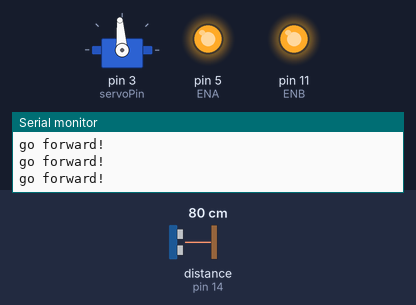
Recording of a sketch running on a simulated Arduino Uno, built with avr-gcc and run on an emulated ATmega328P. Shown: servo, output pins drawn as LEDs (lit = HIGH), the last lines printed to the serial monitor. The test bench sets the inputs (shaded band); at power-on: distance to the obstacle (sensor on pin 14) 80 cm. The echo pulse lasts 58.3 µs per cm.

Above: at 1.2 s.
1.3 s: distance to the obstacle (sensor on pin 14) set to 29 cm
4.3 s: distance to the obstacle (sensor on pin 14) set to 22 cm
At 5.2 s:
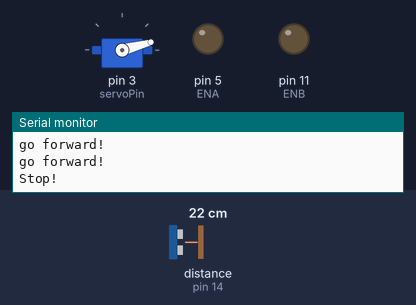
At 8.4 s:
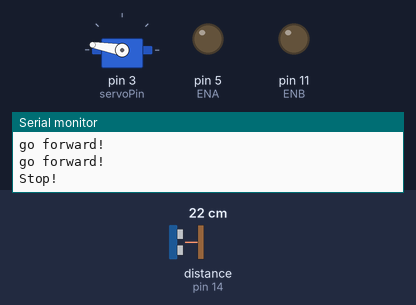
Timing chart, 0 to 16.3 s (numbered marks = the images above; inputs shaded):
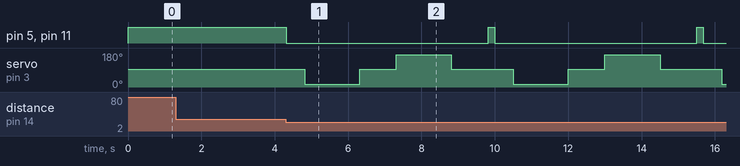

Measured:
- the behaviour switches between 26 and 25 cm on distance to the obstacle (sensor on pin 14) (found by bisection; images 0 and 1)
- after the input at 4.3 s, pin 5 (ENA), pin 11 (ENB): alternates HIGH for 0.18 s and LOW for 5.5 s, starting at once; servo on pin 3 (servoPin): 94° → 15° after 0.51 s, → 94° 1.5 s later, → 170° 1.0 s later, → 94° 1.5 s later, … (9 changes in this stretch)

The sketch:

Obstacle_Avoidance_Car.ino
```cpp
//www.elegoo.com
//warningdist16.09.23
extern int servoPin;
extern const byte Trig, Echo;
#include <Servo.h> //servo library
Servo myservo; // create servo object to control servo
#define warningdist 25

int ABS = 255;

#include <NewPing.h>
#define warningdist 25
NewPing sonar(15, 14, 200);
long middleDistance, rightDistance, leftDistance;
int forangle = 94;
int leftangle = 170;
int rightangle = 15;

extern int ENA;
extern int ENB;
extern int in1;
extern int in2;
extern int in3;
extern int in4;

void _mForward()
{
    analogWrite(ENA,ABS);
    analogWrite(ENB,ABS);
    digitalWrite(in1,HIGH);//digital output
    digitalWrite(in2,LOW);
    digitalWrite(in3,LOW);
    digitalWrite(in4,HIGH);
    Serial.println("go forward!");
}

void _mBack()
{
    analogWrite(ENA,ABS);
    analogWrite(ENB,ABS);
    digitalWrite(in1,LOW);
    digitalWrite(in2,HIGH);
    digitalWrite(in3,HIGH);
    digitalWrite(in4,LOW);
    Serial.println("go back!");
}

void _mleft()
{
    analogWrite(ENA,ABS);
    analogWrite(ENB,ABS);
    digitalWrite(in1,HIGH);
    digitalWrite(in2,LOW);
    digitalWrite(in3,HIGH);
    digitalWrite(in4,LOW);
    Serial.println("go left!");
}

void _mright()
{
    analogWrite(ENA,ABS);
    analogWrite(ENB,ABS);
    digitalWrite(in1,LOW);
    digitalWrite(in2,HIGH);
    digitalWrite(in3,LOW);
    digitalWrite(in4,HIGH);
    Serial.println("go right!");
}
void _mStop()
{
    digitalWrite(ENA,LOW);
    digitalWrite(ENB,LOW);
    Serial.println("Stop!");
}


void setup() {
  Serial.begin (9600);
  // Set the pin directions
  pinMode(Trig, OUTPUT);
  pinMode(Echo, INPUT);
  myservo.attach(servoPin);

}


void loop()
{
    myservo.write(forangle);//setservo position according to scaled value
    //delay(5);
    middleDistance = sonar.ping_cm();
    #ifdef send
    Serial.print("middleDistance=");
    Serial.println(middleDistance);
    #endif

    if(middleDistance<=warningdist)
    {
      _mStop();
      delay(500);
      myservo.write(rightangle);
      delay(1000);
      rightDistance = sonar.ping_cm();

      #ifdef send
      Serial.print("rightDistance=");
      Serial.println(rightDistance);
      #endif

      delay(500);
       myservo.write(forangle);
      delay(1000);
      myservo.write(leftangle);
      delay(1000);
      leftDistance = sonar.ping_cm();

     #ifdef send
      Serial.print("leftDistance=");
      Serial.println(leftDistance);
      #endif

      delay(500);
      myservo.write(forangle);
      delay(1000);
      if(rightDistance>leftDistance)
      {
        _mright();
        delay(360);
       }
       else if(rightDistance<leftDistance)
       {
        _mleft();
        delay(360);
       }
       else if((rightDistance<=warningdist)||(leftDistance<=warningdist))
       {
        _mBack();
        delay(180);
       }
       else
       {
        _mForward();
       }
    }
    else
        _mForward();
}
```

PinDef.ino
```cpp
int in1=6;
int in2=7;
int in3=8;
int in4=9;
int ENA=5;
int ENB=11;
int LED=13;
const byte rxPin = A2;
int receiverpin = 12;
int servoPin = 3;
const byte Echo = 14;
const byte Trig = 15;
int LTM1 = 10;
int LTM2 = 4;
int LTM3 = 2;
```
